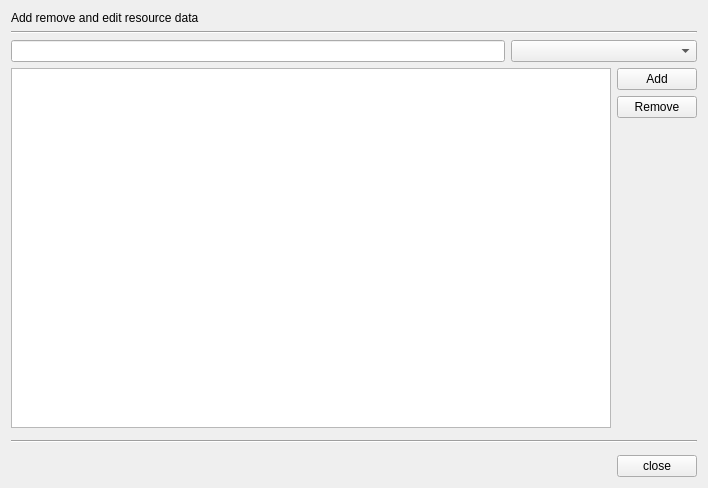
<?xml version="1.0" encoding="UTF-8"?>
<ui version="4.0">
 <class>ResourceDataBrowser</class>
 <widget class="QWidget" name="ResourceDataBrowser">
  <property name="geometry">
   <rect>
    <x>0</x>
    <y>0</y>
    <width>708</width>
    <height>488</height>
   </rect>
  </property>
  <property name="windowTitle">
   <string>Form</string>
  </property>
  <layout class="QVBoxLayout" name="verticalLayout_3">
   <item>
    <layout class="QVBoxLayout" name="verticalLayout_2">
     <item>
      <widget class="QLabel" name="label">
       <property name="text">
        <string>Add remove and edit resource data </string>
       </property>
      </widget>
     </item>
     <item>
      <widget class="Line" name="line_2">
       <property name="orientation">
        <enum>Qt::Horizontal</enum>
       </property>
      </widget>
     </item>
     <item>
      <layout class="QHBoxLayout" name="horizontalLayout">
       <item>
        <widget class="QLineEdit" name="lineEdit"/>
       </item>
       <item>
        <widget class="QComboBox" name="comboBox">
         <property name="minimumSize">
          <size>
           <width>186</width>
           <height>0</height>
          </size>
         </property>
         <property name="minimumContentsLength">
          <number>0</number>
         </property>
        </widget>
       </item>
      </layout>
     </item>
     <item>
      <layout class="QHBoxLayout" name="horizontalLayout_3">
       <property name="bottomMargin">
        <number>6</number>
       </property>
       <item>
        <widget class="QTableView" name="tableView"/>
       </item>
       <item>
        <layout class="QVBoxLayout" name="verticalLayout">
         <item>
          <widget class="QPushButton" name="AddResourceButton">
           <property name="text">
            <string>Add</string>
           </property>
          </widget>
         </item>
         <item>
          <widget class="QPushButton" name="removeRsrcButton">
           <property name="text">
            <string>Remove</string>
           </property>
          </widget>
         </item>
         <item>
          <spacer name="verticalSpacer">
           <property name="orientation">
            <enum>Qt::Vertical</enum>
           </property>
           <property name="sizeHint" stdset="0">
            <size>
             <width>20</width>
             <height>40</height>
            </size>
           </property>
          </spacer>
         </item>
        </layout>
       </item>
      </layout>
     </item>
     <item>
      <widget class="Line" name="line">
       <property name="orientation">
        <enum>Qt::Horizontal</enum>
       </property>
      </widget>
     </item>
     <item>
      <layout class="QHBoxLayout" name="horizontalLayout_2">
       <property name="topMargin">
        <number>6</number>
       </property>
       <item>
        <spacer name="horizontalSpacer">
         <property name="orientation">
          <enum>Qt::Horizontal</enum>
         </property>
         <property name="sizeHint" stdset="0">
          <size>
           <width>40</width>
           <height>20</height>
          </size>
         </property>
        </spacer>
       </item>
       <item>
        <widget class="QPushButton" name="closeButton">
         <property name="text">
          <string>close</string>
         </property>
        </widget>
       </item>
      </layout>
     </item>
    </layout>
   </item>
  </layout>
 </widget>
 <resources/>
 <connections/>
</ui>
